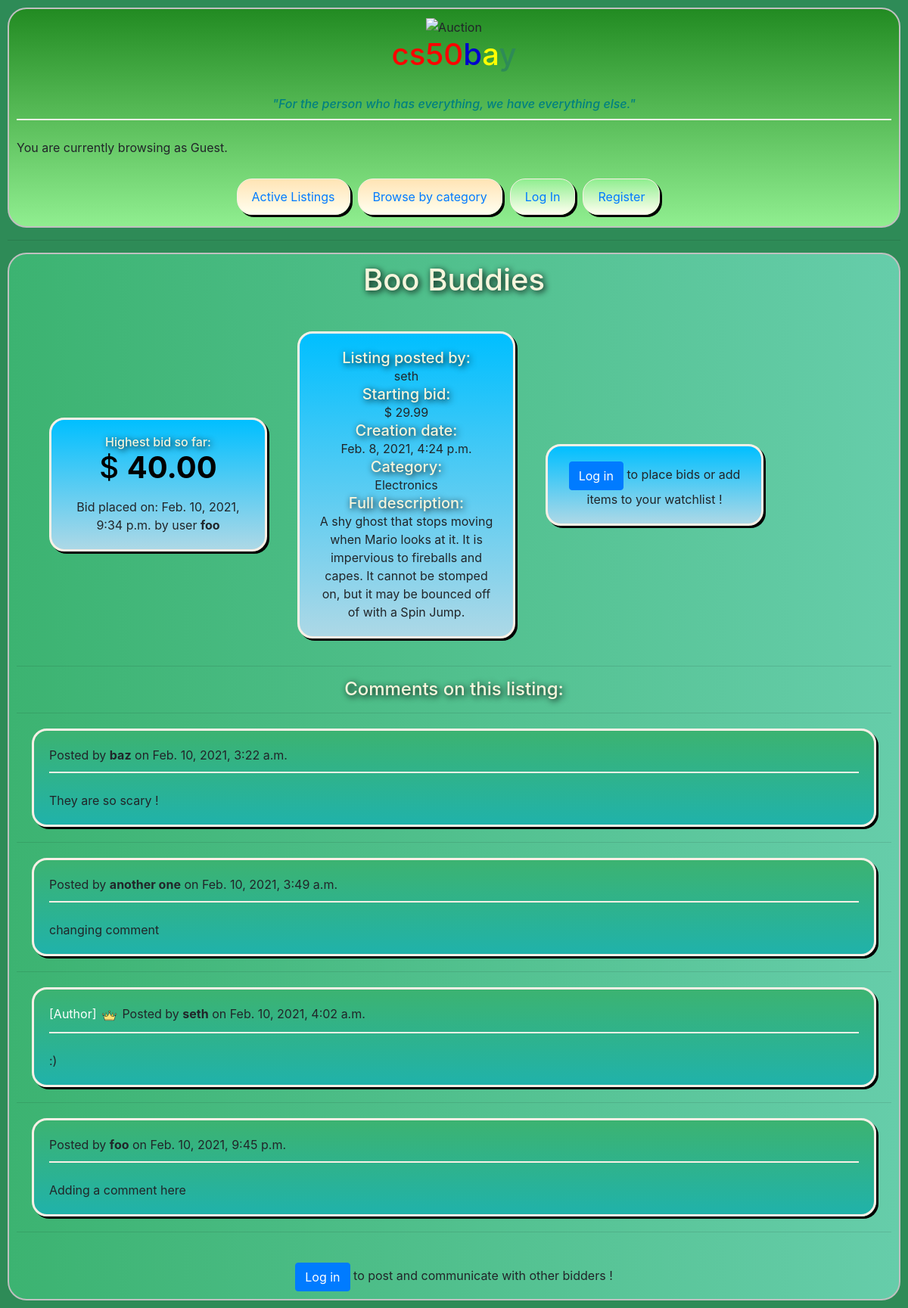
Screenshot of /listing/8 with the database file from the repository.
### auctions/models.py (models this page shows, shortened)
class auction_listing(models.Model):
    title = models.CharField(max_length=64)
    description = models.TextField()
    starting_bid = models.DecimalField(max_digits=17, decimal_places=2, default=0)
    creation_date = models.DateTimeField(auto_now_add=timezone.now())
    author = models.CharField(max_length=150)#150 is max length of abstract user
    img_url = models.CharField(max_length=256, blank=True, null=True, help_text="Optional")
    watchlist = models.ManyToManyField(User, blank=True, related_name="user_watchlist")
    active_status = models.BooleanField(default=True)
    categories_list = (
        ('FA', 'Fashion'),
        ('BM', 'Books, Moves & Music'),
        ('EL', 'Electronics'),
        ('CO', 'Collectibles & Art'),
        ('HG', 'Home & Garden'),
        ('SG', 'Sporting Goods'),
        ('TH', 'Toys & Hobbies'),
        ('BI', 'Business & Industrial'),
        ('HB', 'Health & Beauty'),
        ('OT', 'Others')
    )
    category = models.CharField(max_length=2, choices=categories_list, default='OT', help_text="If not specified it will be set as Others")
    class meta:
        ordering = ('-creation_date')

class bids(models.Model):
    id = models.OneToOneField(auction_listing,
        on_delete=models.CASCADE, primary_key=True, related_name="listing_bid")
    highest_bid = models.DecimalField(max_digits=17, decimal_places=2, default=0)
    highest_bid_user = models.CharField(max_length=150, blank=True, null=True)
    last_bid_date = models.DateTimeField(auto_now=timezone.now())
    class meta:
        ordering = ('last_bid_date')

class comments(models.Model):
    listing_id = models.ForeignKey(auction_listing, on_delete=models.CASCADE, related_name="listing_comments")
    post_author = models.CharField(max_length=150)
    commentary_date = models.DateTimeField(auto_now_add=timezone.now())
    comment = models.TextField(null=True)

### auctions/views.py (the view)
# urls.py: path("listing/<int:listing_id>", views.listing, name="listing"),
def listing(request, listing_id):
    listing = auction_listing.objects.get(pk = listing_id)
    current_bid = bids.objects.get(pk = listing.id)
    category = listing.get_category_display()
    comments_list = comments.objects.filter(listing_id = listing_id)
    if listing.watchlist.filter(username=request.user):
        usertocheck = True
    else:
        usertocheck = False
    return render(request, "auctions/listing.html",{
        "listing": listing,
        "current_bid": current_bid,
        "bidform": forms.bidform(),
        "usertocheck": usertocheck,
        "category": category,
        "comment": forms.commentform(),
        "comments_list": comments_list
    })

### auctions/templates/auctions/listing.html (shortened to what this page needs)
{% extends "auctions/layout.html" %}
{% block body %}
<h1 class="maintitle">{{listing.title}}</h1>
<br>
<div class="container">
    <div class="card cardstyle" style="text-align: center;">
        <div class="card-body">
            <h6 class="maintitle">Highest bid so far:</h6>
            <h1 style="color: black">$ <strong>{{current_bid.highest_bid}}</strong> </h1></p>
            Bid placed on: {{current_bid.last_bid_date}} by user <strong>{{ current_bid.highest_bid_user }}</strong>
        </div>
    </div>
    <div class="card cardstyle">
        <div class="card-body">
          <h5 class="maintitle">Listing posted by: </h5> {{listing.author}}
          <h5 class="maintitle">Starting bid: </h5> $ {{listing.starting_bid}}
          <h5 class="maintitle">Creation date: </h5> {{listing.creation_date}}
          <h5 class="maintitle">Category: </h5> {{category}}
          <h5 class="maintitle">Full description: </h5> {{listing.description}}
        </div>
    </div>
    <div class="card cardstyle">
        <div class="card-body">
            {% if user.is_authenticated %}
                {% if user.username == listing.author%}
                    {% if listing.active_status%}
                    <form action="{% url 'close_bid' listing.id %}" method="POST">
                        {% csrf_token %}
                        <input type="submit" class="btn btn-danger" value="Close this auction">
                    </form>
                    {% else%}
                    <h3 class="maintitle" style="color: orangered;">- Auction closed -</h3>
                    {% endif %}
                {% else %}
                    {% if listing.active_status%}
                        <div>
                            <a id="hide1" href="#hide1" class="hide"><button type="button" class="btn btn-success">Place your bid here !</button></a>
                            <a id="show1" href="#show1" class="show"><button type="button" class="btn btn-success">Place your bid here !</button></a>
                            <div class="details">
                                <form action="{% url 'new_bid' listing.id %}" method="POST">
                                    {% csrf_token %}
                                    {{bidform}}
                                    <input type="submit" value="Bid!">
                                </form>
                            </div>
                        </div>
                        <br>
                        <h5 class="maintitle"> or </h5>
                        <br>
                        {% if usertocheck %}
                            <form action="{% url 'remove_watchlist' listing.id %}" method="POST">
                                {% csrf_token %}
                                <input type="submit" class="btn btn-danger" value="Remove from Watchlist">
                            </form>
                        {% else %}
                            <form action="{% url 'add_watchlist' listing.id %}" method="POST">
                                {% csrf_token %}
                                <input type="submit" class="btn btn-primary" value="Add to Watchlist">
                            </form>
                        {% endif %}
                    {% else %}
                        {% if user.username == current_bid.highest_bid_user%}
                            <img src="../static/auctions/images/congrats.gif" alt="" style="height: 150px;">
                            <h3 class="maintitle" style="color: gold;">Congratulations !!</h3>
                            <br>
                            <h5 class="maintitle">You won this auction !!</h5>
                            <h6>Get in touch with user: <strong>{{listing.author}}</strong> to coordinate details.</h6>
                            <br>
                            <img src="../static/auctions/images/congrats.gif" alt="" style="height: 150px;">
                        {% else %}
                            <h3 class="maintitle" style="color:orangered;">- Auction closed -</h3>
                        {% endif %}
                    {% endif %}
                {% endif %}
            {% else %}
            <a href="{% url 'login' %}" ><button type="button" class="btn btn-primary" style="color: white;">Log in</button></a>
            to place bids or add items to your watchlist !
            {% endif %}
        </div>
    </div>
</div>
<hr>
<h4 class="maintitle">Comments on this listing:</h4>
<hr>
{% for post in comments_list %}
    <div class="commentbox">
        {% if post.post_author == listing.author %}
            <span style="color: white;">[Author]</span> <img src="../static/auctions/images/crown.png" alt="" style="height: 25px;">
        {% endif %}
        Posted by <strong>{{post.post_author}}</strong> on {{post.commentary_date}}
        <br>
        <div class="commentline"></div>
        <br>
        {{post.comment}}
    </div>
    <hr>
{% endfor %}
<br>
{% if user.is_authenticated %}
    {% if listing.active_status %}
    <div class="cardstyle" style="width: 30rem; margin:auto">
        <br>
        <h6 class="maintitle"> Add your comment here!</h6>
        <br>
        <form action="{% url 'new_comment' listing.id %}" method="POST">
            {% csrf_token %}
            {{comment}}
            <br><br>
            <div class="maintitle"><input type="submit" class="btn btn-primary mb-2" value="Post!"/></div>
        </form>
    </div>
    {% else %}
        <h5 class="maintitle">This listing is closed. Comments are disabled.</h5>
    {% endif %}
{% else %}
<div style="margin: auto; text-align: center;">
    <a href="{% url 'login' %}" ><button type="button" class="btn btn-primary" style="color: white;">Log in</button></a>
    to post and communicate with other bidders !
</div>
{% endif %}
{% endblock %}

### auctions/static/auctions/styles.css (style rules this page uses)
body { padding: 10px; background-color: #2E8B57; }
h1 { color:bisque; }
.container { display: flex; flex-wrap: wrap; align-items: center; }
.cardstyle { width: 18rem; background-image: linear-gradient(DeepSkyBlue, LightBlue); border-radius: 20px; border: 3px solid Linen; box-shadow: 3px 3px black; margin: 20px; text-align: center; }
.maintitle { text-align: center; color: beige; text-shadow: 2px 2px 8px black; margin: auto; }
.commentbox { background-image: linear-gradient(#3CB371, LightSeaGreen); border-radius: 20px; border: 3px solid Linen; box-shadow: 3px 3px black; margin: 20px; padding: 20px; }
.commentline { border-top: 2px solid linen; margin-top: 10px; width: 100%; }

### rows the page displays
auction_listing: title "Boo Buddies", author "seth", starting_bid "29.99", creation_date "Feb. 8, 2021, 4:24 p.m.", description "A shy ghost that stops moving when Mario looks at it. It is impervious to fireballs and capes. It cannot be stomped on, but it may be bounced off of with a Spin Jump."
bids: highest_bid "40.00", last_bid_date "Feb. 10, 2021, 9:34 p.m.", highest_bid_user "foo"
comments: post_author "baz", commentary_date "Feb. 10, 2021, 3:22 a.m.", comment "They are so scary !"
comments: post_author "another one", commentary_date "Feb. 10, 2021, 3:49 a.m.", comment "changing comment"
comments: post_author "seth", commentary_date "Feb. 10, 2021, 4:02 a.m.", comment ":)"
comments: post_author "foo", commentary_date "Feb. 10, 2021, 9:45 p.m.", comment "Adding a comment here"

### other values shown
{{ category }} "Electronics"
